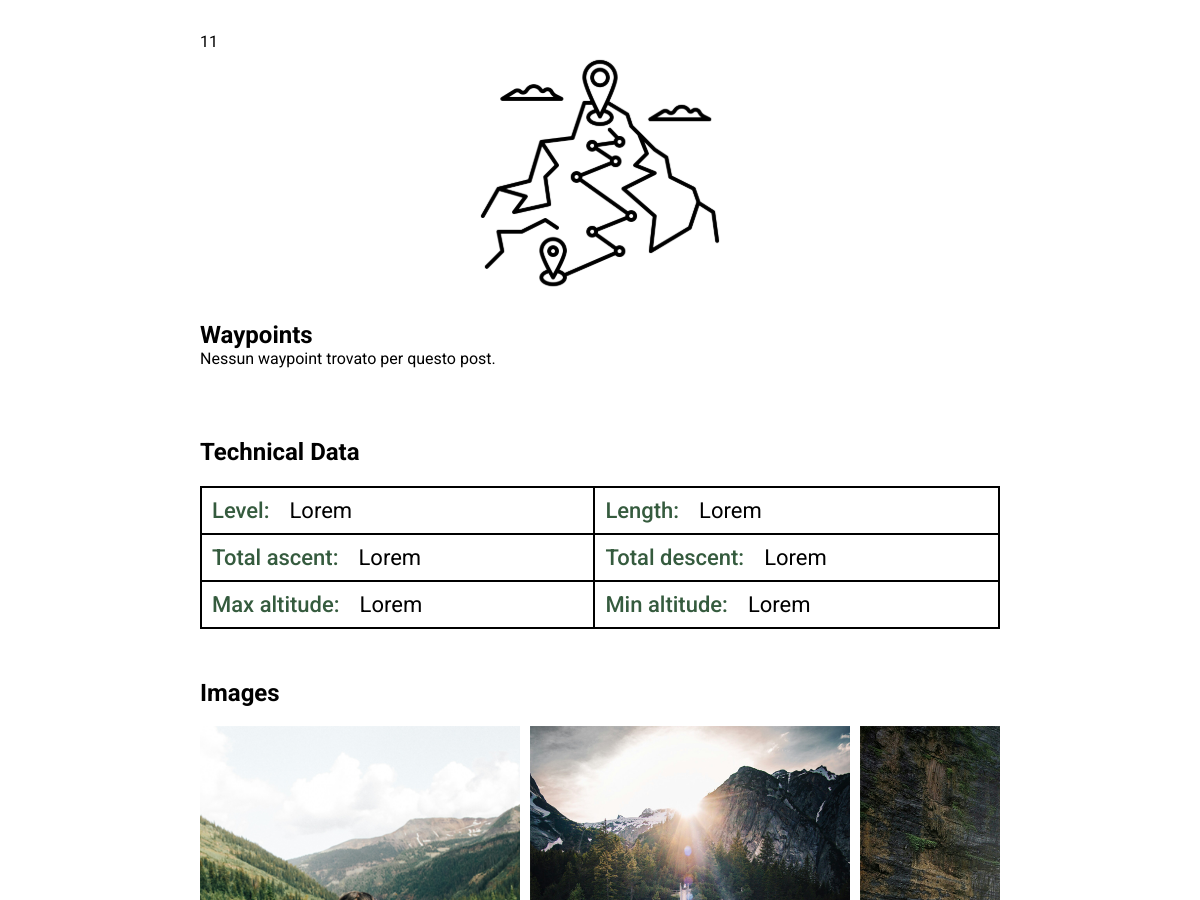
Before: /public/post_details.php?id=11 (middle part) with the older database file.
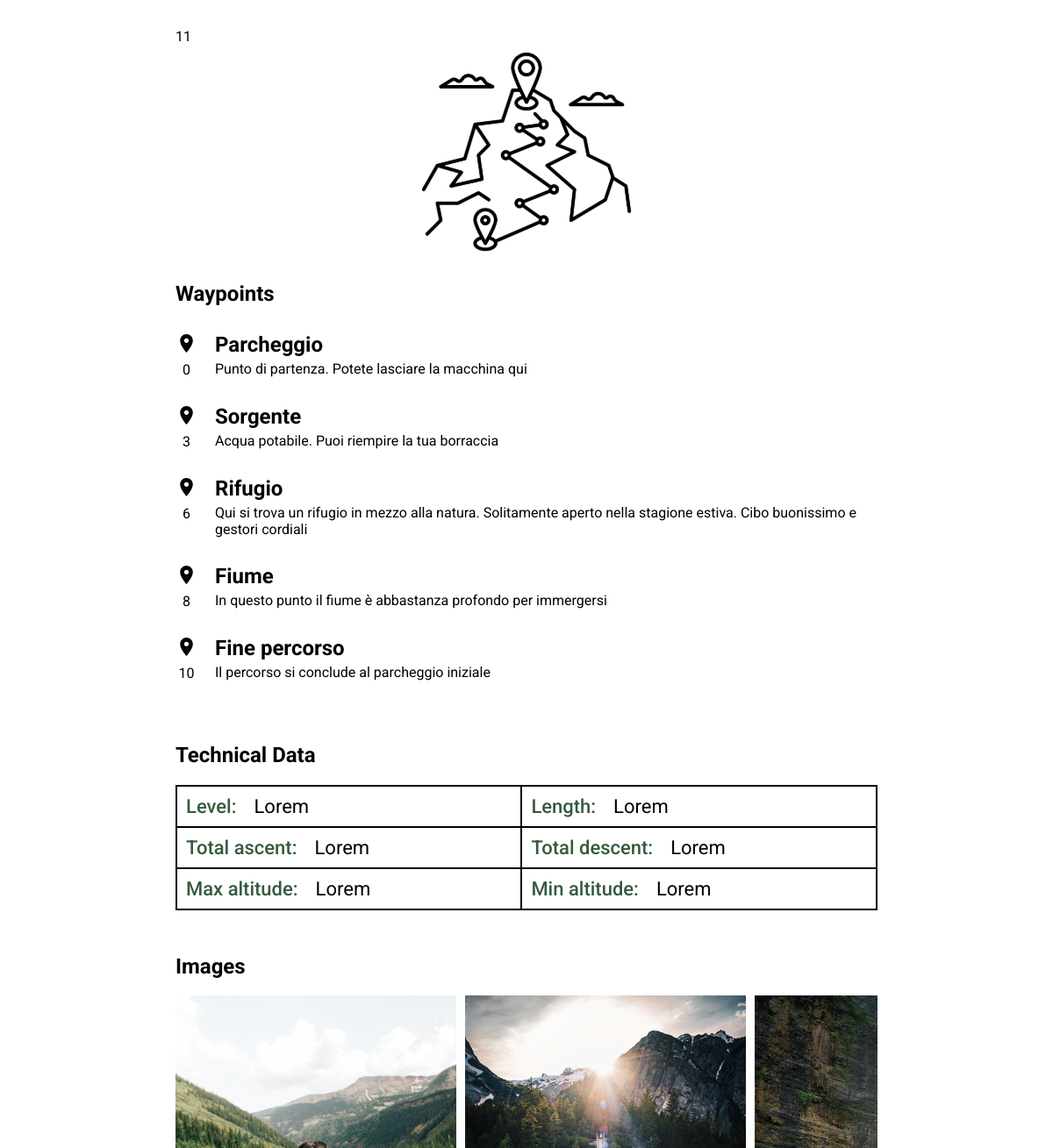
After: the same page with the newer database file.
### tables this page shows
CREATE TABLE `waypoints` (
  `id` int NOT NULL,
  `post_id` int NOT NULL,
  `km` int NOT NULL,
  `title` varchar(255) NOT NULL,
  `description` text
);

### public/post_details.php (the view, shortened to what this page needs)
<?php
include("./../server/connection.php");
?>
<!DOCTYPE html>
<html lang="en">
<head>
  <link rel="stylesheet" href="./../templates/styles/header.css">
  <link rel="stylesheet" href="./../templates/styles/footer.css">
  <link rel="stylesheet" href="./../templates/styles/components.css">
  <link rel="stylesheet" href="./../templates/styles/post.css">
  <link rel="stylesheet" href="./styles/post_details.css">
</head>
<body>
  <main>
    <?php
    if (isset($_GET['id'])) {
      $post_id = $_GET['id'];
    ?>
    <?php
    echo $post_id;
    $waypoints_query = "SELECT * FROM waypoints WHERE post_id = $post_id";
    $waypoints_result = $conn->query($waypoints_query);
    ?>
    <div class="waypoints-container">
      <img src="./../assets/icons/waypoints.svg" alt="route-icon">
      <h2>Waypoints</h2>
      <?php
      if ($waypoints_result->num_rows > 0) {
        while ($waypoint = $waypoints_result->fetch_assoc()) {
      ?>
      <div class="waypoints">
        <div class="waipoints-1">
          <div class="icon"><img src="./../assets/icons/location.svg" alt=""></div>
          <div class="number"><?php echo $waypoint['km']; ?></div>
        </div>
        <div class="waypoints-2">
          <h2><?php echo $waypoint['title']; ?></h2>
          <div class="description"><?php echo $waypoint['description']; ?></div>
        </div>
      </div>
      <?php
        }
      } else {
        echo "Nessun waypoint trovato per questo post.";
      }
    ?>
    </div>
        <div class="technical-data">
          <h2>Technical Data</h2>
          <div class="grid-data">
            <div class="level">
              <p class="paragraph-450">Level:</p>
              <p class="paragraph-400">Lorem </p>
            </div>
            <div class="length">
              <p class="paragraph-450">Length:</p>
              <p class="paragraph-400">Lorem </p>
            </div>
            <div class="ascent">
              <p class="paragraph-450">Total ascent:</p>
              <p class="paragraph-400">Lorem </p>
            </div>
            <div class="descent">
              <p class="paragraph-450">Total descent:</p>
              <p class="paragraph-400">Lorem </p>
            </div>
            <div class="max-altitude">
              <p class="paragraph-450">Max altitude:</p>
              <p class="paragraph-400">Lorem </p>
            </div>
            <div class="min-altitude">
              <p class="paragraph-450">Min altitude:</p>
              <p class="paragraph-400">Lorem </p>
            </div>
          </div>
        </div>
        <div class="images">
          <h2>Images</h2>
          <div class="image-scroll-container">
            <div class="image-container">
              <img src="./../uploads/photos/post/adventure1.png" alt="Post Image">
              <img src="./../uploads/photos/post/adventure2.png" alt="Post Image">
              <img src="./../uploads/photos/post/adventure3.png" alt="Post Image">
            </div>
          </div>
        </div>
    <?php
    } else {
      echo "ID del post non specificato.";
    }
    ?>
  </main>
</body>
</html>

### templates/styles/components.css (style rules this page uses)
body { font-family: "Roboto", sans-serif; }
.paragraph-400, .paragraph-450 { color: #355B3E; font-weight: 400; font-size: 22px; max-width: 100%; height: auto; }
.paragraph-450 { font-weight: 450; }

### templates/styles/post.css (style rules this page uses)
.location, .activity, .duration, .length, .altitude, .details-container, .rating-likes, .likes { display: flex; }

### public/styles/post_details.css (style rules this page uses)
body { display: flex; justify-content: center; font-family: "Roboto", sans-serif; margin-bottom: 100px; }
main { margin-top: 30px; }
.waypoints-container { display: flex; flex-direction: column; max-width: 800px; }
.waypoints-container > img { width: 250px; margin: auto; }
.waypoints-container > h2 { margin-bottom: 0; }
.waypoints { display: flex; column-gap: 20px; margin-top: 30px; }
.icon { display: flex; }
.waypoints-2, .waipoints-1 { display: flex; flex-direction: column; row-gap: 4px; }
.waipoints-1 { row-gap: 8px; }
.waypoints img { height: 25px; margin-top: auto; margin-bottom: auto; }
.waypoints h2 { margin: 0; }
.number { display: flex; justify-content: center; }
.technical-data { display: flex; flex-direction: column; }
.grid-data { display: grid; grid-template-columns: auto auto; border: 1px solid #000; }
.level, .technical-data .length, .ascent, .descent, .max-altitude, .min-altitude { display: flex; border: 1px solid #000; }
.paragraph-400, .paragraph-450 { margin: 10px; }
.paragraph-400 { color: #000; }
.images { max-width: 800px; }
.image-scroll-container { overflow-x: auto; display: flex; flex-direction: column; align-items: center; }
.image-container { display: flex; gap: 10px; }
.image-container img { max-width: 40%; object-fit: cover; }
.technical-data, .images, .share { margin-top: 50px; }

Changed rows visible on the page:
added waypoints: km "0", title "Parcheggio", description "Punto di partenza. Potete lasciare la macchina qui"
added waypoints: km "3", title "Sorgente", description "Acqua potabile. Puoi riempire la tua borraccia"
added waypoints: km "6", title "Rifugio", description "Qui si trova un rifugio in mezzo alla natura. Solitamente aperto nella stagione estiva. Cibo buonissimo e gestori cordiali"
added waypoints: km "8", title "Fiume", description "In questo punto il fiume è abbastanza profondo per immergersi"
added waypoints: km "10", title "Fine percorso", description "Il percorso si conclude al parcheggio iniziale"
Other visible differences:
text no longer shown: "Nessun waypoint trovato per questo post."
